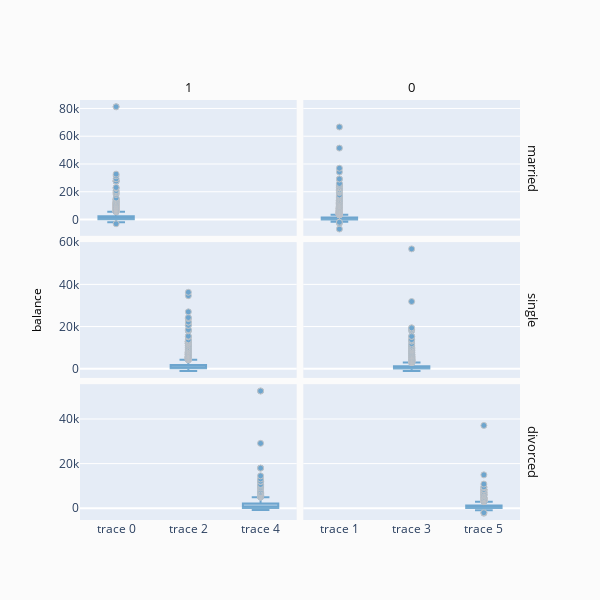

The notebook cell this image was saved under:
### Code cell
# Hmmm We have missed some important clients with some high balances. 
# This shouldn't be happening.
fig = ff.create_facet_grid(
    df,
    y='balance',
    facet_row='marital',
    facet_col='deposit',
    trace_type='box',
)

iplot(fig, filename='facet - box traces')

### Figure 1 — Plotly figure (JSON) as saved in the notebook; plotly's stock layout.template omitted (floating-point values rounded to 4 significant figures; data arrays with more than 128 entries replaced by an {"elided": "..."} marker saying what was removed)
{"data": [{"opacity": 0.6, "yaxis": "y", "y": {"elided": "2603 int values"}, "xaxis": "x", "marker": {"color": "rgb(31, 119, 180)", "line": {"color": "darkgrey", "width": 1}}, "type": "box"}, {"opacity": 0.6, "yaxis": "y2", "y": {"elided": "3438 int values"}, "xaxis": "x2", "marker": {"color": "rgb(31, 119, 180)", "line": {"color": "darkgrey", "width": 1}}, "type": "box"}, {"opacity": 0.6, "yaxis": "y3", "y": {"elided": "1820 int values"}, "xaxis": "x3", "marker": {"color": "rgb(31, 119, 180)", "line": {"color": "darkgrey", "width": 1}}, "type": "box"}, {"opacity": 0.6, "yaxis": "y4", "y": {"elided": "1531 int values"}, "xaxis": "x4", "marker": {"color": "rgb(31, 119, 180)", "line": {"color": "darkgrey", "width": 1}}, "type": "box"}, {"opacity": 0.6, "yaxis": "y5", "y": {"elided": "598 int values"}, "xaxis": "x5", "marker": {"color": "rgb(31, 119, 180)", "line": {"color": "darkgrey", "width": 1}}, "type": "box"}, {"opacity": 0.6, "yaxis": "y6", "y": {"elided": "644 int values"}, "xaxis": "x6", "marker": {"color": "rgb(31, 119, 180)", "line": {"color": "darkgrey", "width": 1}}, "type": "box"}], "layout": {"showlegend": false, "xaxis4": {"matches": "x6", "domain": [0.5075, 1], "showticklabels": false, "anchor": "y4"}, "xaxis": {"matches": "x5", "domain": [0, 0.4925], "showticklabels": false, "anchor": "y"}, "title": {"text": ""}, "paper_bgcolor": "rgb(251, 251, 251)", "xaxis6": {"domain": [0.5075, 1], "anchor": "y6"}, "xaxis5": {"domain": [0, 0.4925], "anchor": "y5"}, "yaxis": {"domain": [0.6767, 1], "anchor": "x"}, "xaxis3": {"matches": "x5", "domain": [0, 0.4925], "showticklabels": false, "anchor": "y3"}, "xaxis2": {"matches": "x6", "domain": [0.5075, 1], "showticklabels": false, "anchor": "y2"}, "annotations": [{"yanchor": "middle", "xref": "paper", "xanchor": "center", "yref": "paper", "text": "1", "textangle": 0, "y": 1.03, "x": 0.2462, "font": {"color": "#0f0f0f", "size": 13}, "showarrow": false}, {"yanchor": "middle", "xref": "paper", "xanchor": "center", "yref": "paper", "text": "0", "textangle": 0, "y": 1.03, "x": 0.7537, "font": {"color": "#0f0f0f", "size": 13}, "showarrow": false}, {"yanchor": "middle", "xref": "paper", "xanchor": "center", "yref": "paper", "text": "married", "textangle": 90, "y": 0.8383, "x": 1.03, "font": {"color": "#0f0f0f", "size": 13}, "showarrow": false}, {"yanchor": "middle", "xref": "paper", "xanchor": "center", "yref": "paper", "text": "single", "textangle": 90, "y": 0.5, "x": 1.03, "font": {"color": "#0f0f0f", "size": 13}, "showarrow": false}, {"yanchor": "middle", "xref": "paper", "xanchor": "center", "yref": "paper", "text": "divorced", "textangle": 90, "y": 0.1617, "x": 1.03, "font": {"color": "#0f0f0f", "size": 13}, "showarrow": false}, {"yanchor": "middle", "xref": "paper", "xanchor": "center", "yref": "paper", "text": "", "textangle": 0, "y": -0.1, "x": 0.5, "font": {"color": "#000000", "size": 12}, "showarrow": false}, {"yanchor": "middle", "xref": "paper", "xanchor": "center", "yref": "paper", "text": "balance", "textangle": -90, "y": 0.5, "x": -0.1, "font": {"color": "#000000", "size": 12}, "showarrow": false}], "width": 600, "yaxis2": {"matches": "y", "domain": [0.6767, 1], "showticklabels": false, "anchor": "x2"}, "yaxis3": {"domain": [0.3383, 0.6617], "anchor": "x3"}, "yaxis4": {"matches": "y3", "domain": [0.3383, 0.6617], "showticklabels": false, "anchor": "x4"}, "yaxis5": {"domain": [0, 0.3233], "anchor": "x5"}, "height": 600, "legend": {"y": 1, "bgcolor": "#efefef", "yanchor": "top", "borderwidth": 1, "x": 1.05}, "yaxis6": {"matches": "y5", "domain": [0, 0.3233], "showticklabels": false, "anchor": "x6"}}}
